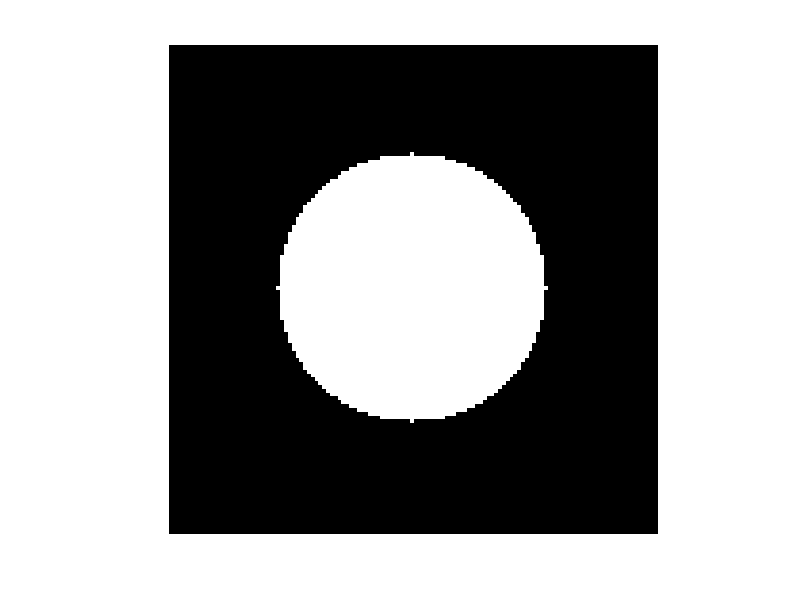

This figure's MATLAB source: (Note: this script raises an error after producing the figure.)
%% Vibrating white circle
A=zeros(128,128);% size of the video
r = 35; % radius of the circle
m = {64,64}; % midpoint of the circle
A(m{:})=1;
B = bwdist(A) <= r;
imshow(B) % checking the view
B=im2double(B);
f=5;% frequency of vibration
A1=0.5; % how many pixel you want move up-to-down or dont-to-up
fs=30;% number of frames per second
for i=1:180 % 180 frames = 6 seconds
    J = imtranslate(B,[0, A1.*sin(2*pi.*(f./fs).*i)],'FillValues',0);
    sim{i}=J;
    imshow(J);
end